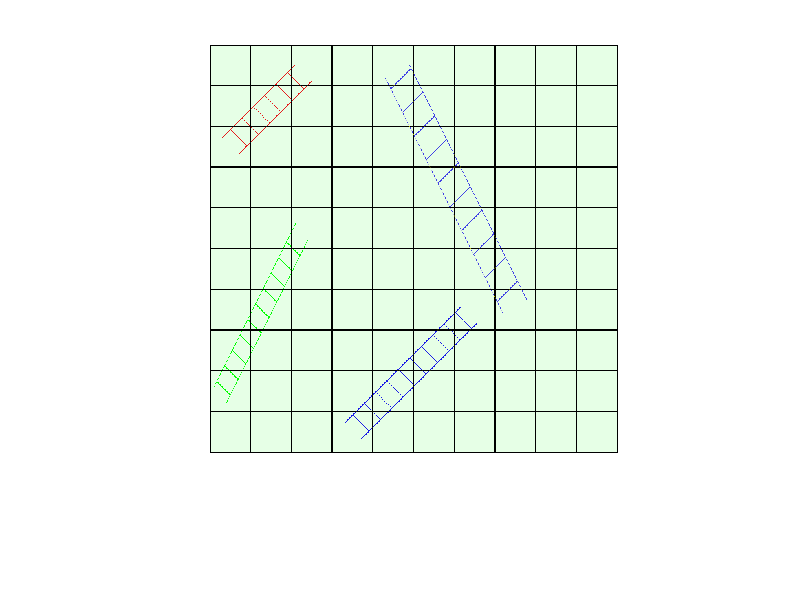

Reproduce this figure in MATLAB.
function[] = board5 ()
%board will be made on a 1200 by 1000 pixel white screen. 
%3 is set in the vector to add colour
board = ones(1200,1000,3);
%rows variable was set to amount of rows to be used later on
[rows, ~] = size(board);
%The board will be made on the top 1000 x 1000 pixels. The bottom 200 rows
%will be used to display the dice
%make the board
for i = 1:1000
    %these two lines set the background colour of the board
    board (i,:,1) = 0.9;
    board (i,:,3) = 0.9;
end
%make the lines on the board
for i = 1:1000
    for l = 1:1000
        %for every 100 rows and columns, a black line is placed
    if mod(i,100)==0
        board(i,l,:) = 0;
        board(i-1,l,:)=0;
        board(i+1,l,:)=0;
        board(l,i,:)=0;
        board(l,i-1,:)=0;
        board(l,i+1,:)=0;
    end
    end
    %This sets the lines bordering the board
     for l = 1:3
     board (l,i,:)=0;
     board (i,l,:)=0;
 end
end

%next step is to place the ladders

%ladder1
%The first ladder will be 285 in length
for i = 1:285
    for k = 1:2
        % The pixels making the ladder will be coloured
        board(930-i,i+330,k) =0.1;
        board(929-i,i+330,k) =0.1;
        board(929-i,i+329,k) =0.1;
        board(969-i,i+369,k) =0.1;
        board(969-i,i+370,k) =0.1;
        board(970-i,i+370,k) =0.1;
    end
end
% This code will make the step of the ladder
r = 907;
c = 350;
for i = 1:10
    for l = 1:40
        for k = 1:2
        %There will be 10 steps at equal steps
        board(r+l,c+l,k)=0.1;
        board((r+1)+l,c+l,k)=0.1;
        board((r+1)+l,(c+1)+l,k)=0.1;
        end
    end
    r = r-28;
    c = c+28;
end
%ladder2
for i = 1:180
    for k = 2:3
        board(230-i,i+30,k) =0.1;
        board(229-i,i+30,k) =0.1;
        board(229-i,i+29,k) =0.1;
        board(269-i,i+69,k) =0.1;
        board(269-i,i+70,k) =0.1;
        board(270-i,i+70,k) =0.1;
    end
end
r = 207;
c = 50;
for i = 1:6
    for l = 1:40
        for k = 2:3
        board(r+l,c+l,k)= 0.1;
        board((r+1)+l,c+l,k)=0.1;
        board((r+1)+l,(c+1)+l,k)=0.1;
        end
    end
    r = r-28;
    c = c+28;
end
%ladder3
for i = 1:200
    board(840-2*i,i+10,1)=0;
    board(841-2*i,i+10,1)=0;
    board(839-2*i,i+10,1)=0;
    board(880-2*i,i+40,1)=0;
    board(881-2*i,i+40,1)=0;
    board(879-2*i,i+40,1)=0;
    board(840-2*i,i+10,3)=0;
    board(841-2*i,i+10,3)=0;
    board(839-2*i,i+10,3)=0;
    board(880-2*i,i+40,3)=0;
    board(881-2*i,i+40,3)=0;
    board(879-2*i,i+40,3)=0;
end
r = 826;
c = 17;
for i = 1:10
    for l = 1:33
      board (r+l,c+l,1) = 0;
      board (r+l,c+l,3) = 0;
      board (r+l+1,c+l,1) = 0;
      board (r+l+1,c+l,3) = 0;
      board (r+l-1,c+l,1) = 0;
      board (r+l-1,c+l,3) = 0;
    end
    r = r - 38;
    c = c + 19;
end

%ladder4
 for i = 1:290
     for k = 1:2
     board(660-2*i,720-i,k)=0.75;
     board(661-2*i-2,720-i,k)=0.25;
     board(659-2*i+2,720-i,k)=0.25;
     board(630-2*i,780-i,k)=0.25;
     board(631-2*i-2,780-i,k)=0.25;
     board(629-2*i+2,780-i,k)=0.25;
     end
 end
r = 630;
c = 705;
 for i = 1:10
    for l = 1:50
        for k = 1:2
      board (r-l,c+l,k) = .25;
      board (r-l+1,c+l,k) = .25;
      board (r-l-1,c+l,k) = .25;
        end
    end
    r = r - 58;
    c = c - 29;
 end
imshow(board);
end